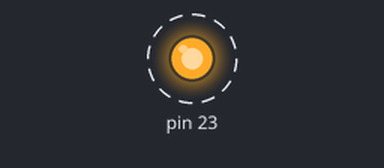
Simulated run of this sketch. Board: Arduino Uno, built with avr-gcc and run on an emulated ATmega328P. Shown: output pins drawn as LEDs (lit = HIGH). Dashed ring = blinking.

Above: at 0.5 s.
Timing chart, 0 to 4.6 s (numbered marks = the images above):
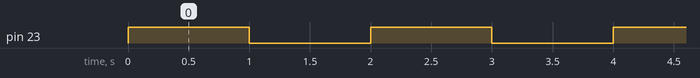

The sketch:

sketch_jan18b.ino
```cpp
#define BIT_LED 7
#define MASQUE_LED (1 << BIT_LED)

// Timer clock = 16 MHz / 256 = 62 500 Hz
#define OCR1A_VALUE 62499

// Timer1 prescaler set to 256
#define PRESCALER_TIMER1 (1 << CS12)

// Timer1 compare match A flag
#define FLAG_COMPARAISON_TIMER1 (1 << OCF1A)


void setup() {

  // set PB7 as output for the LED
  DDRB |= MASQUE_LED;

  // Timer1 configuration:
  // CTC mode
  TCCR1A = 0x00;
  // prescaler 256

  TCCR1B = (1 << WGM12) | PRESCALER_TIMER1;

  // set compare value
  OCR1A = OCR1A_VALUE;
}

void loop() {

  // check if compare match A occurred
  if (TIFR1 & FLAG_COMPARAISON_TIMER1) {

    // clear compare match flag
    TIFR1 |= FLAG_COMPARAISON_TIMER1;

    // toggle LED
    PORTB ^= MASQUE_LED;
  }
}
```

Measured:
- by itself, pin 23: alternates HIGH for 1.0 s and LOW for 1.0 s
